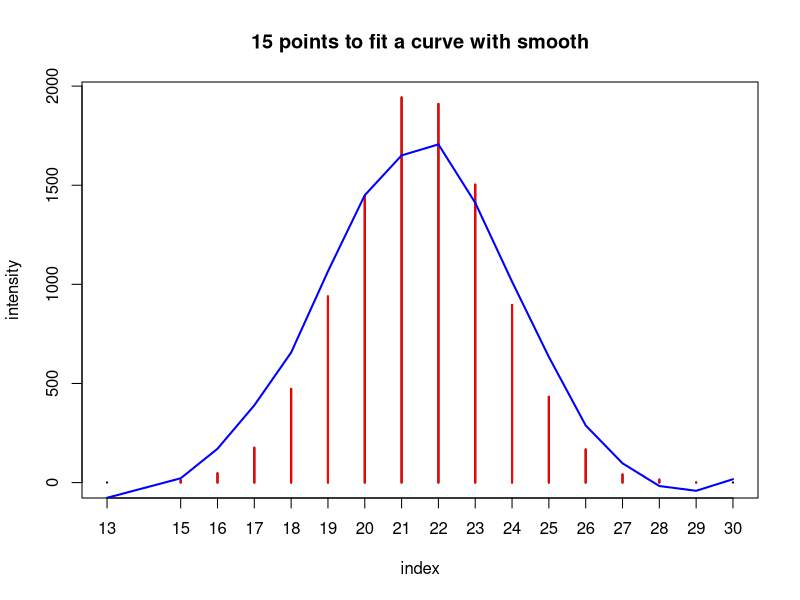

This figure's R source:
## ---- chunk 1
set.seed(42)
b <- c(-Inf,seq(-10, 10, 0.5), Inf)
df <- .bincode(rnorm(10000), b, TRUE)
lo <- loess(table(df)~as.numeric(names(table(df))))
plot(table(df),ylab = 'intensity',xlab = 'index',main = '15 points to fit a curve with smooth')
points(table(df)[2:16],col = 'red')
lines(predict(lo)~as.numeric(names(table(df))), col='blue', lwd=2)
